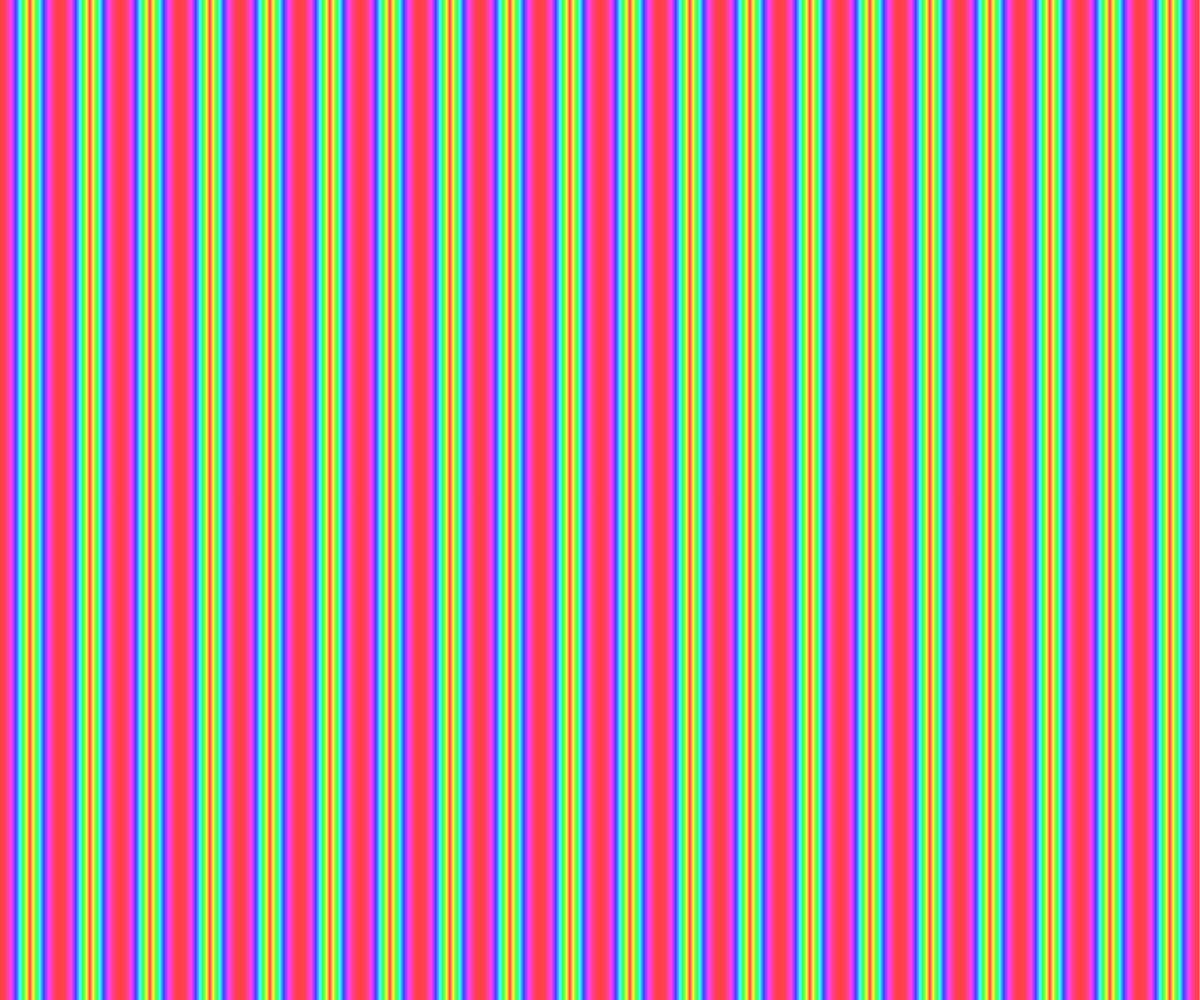
Frame 1 (no input)
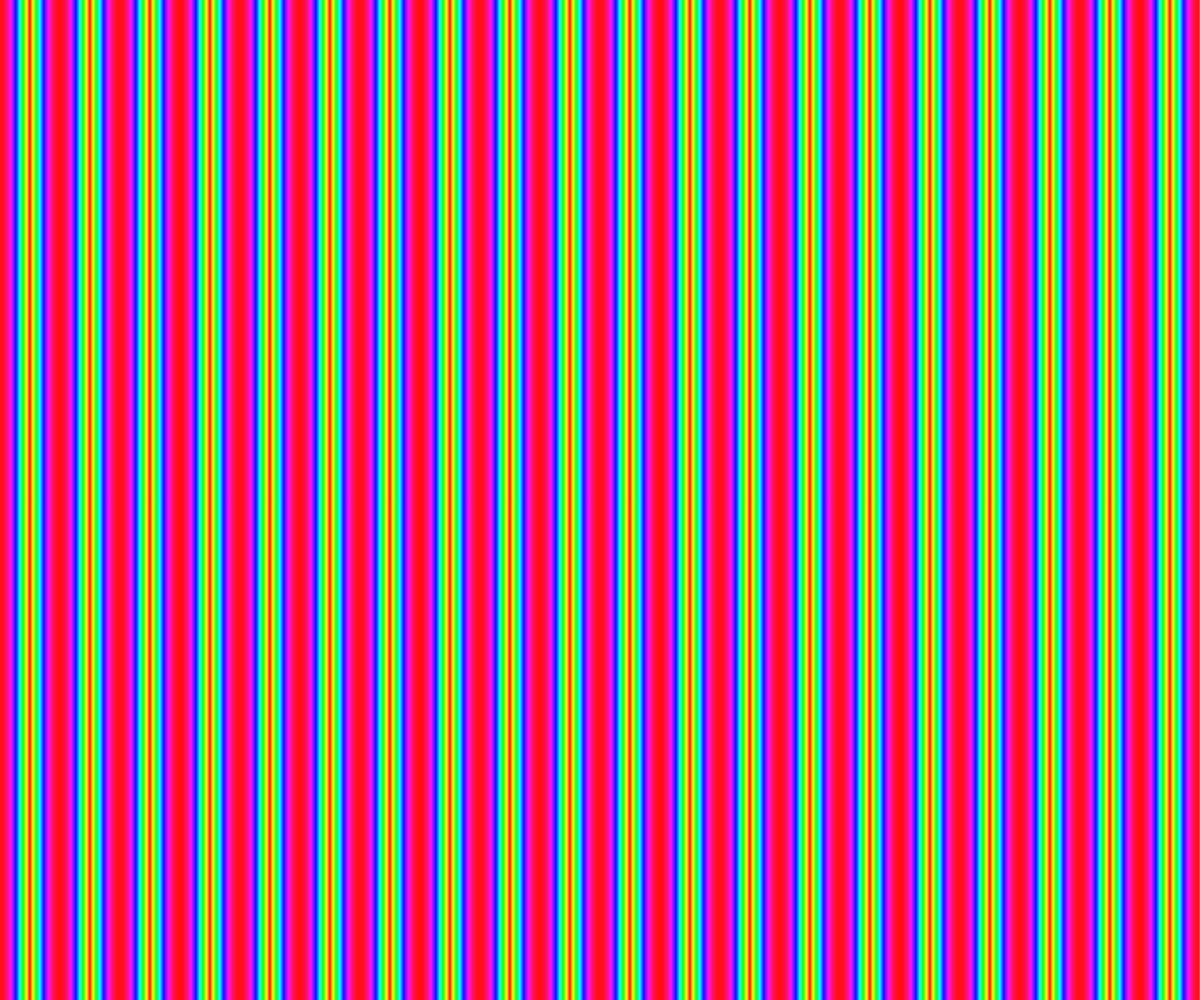
Frame 2 (the mouse pressed at the canvas centre, redrawn once)

The p5.js sketch that drew these frames (run headless with seeded random() and noise() and a simulated clock; the mouse was pressed at the canvas centre and the sketch redrawn once):

// p5.js sketch
// ── sketch.js
var coswave = [];
var radius = 10;
function setup() {

  createCanvas(windowWidth, windowHeight);
  for (var i = 0; i < width; i++) {
    var amount = map(i, 0, width, 0, 2*PI*radius);
    coswave[i] = abs(cos(amount));
  }
  background(255);
  colorMode(HSB,360,1,1);
  noLoop();

}

function draw() {
  var y1 = 0;
  var y2 = height;
  for (var i = 0; i < width; i++) {
    stroke(coswave[i]*360,1,1);
    line(i, y1, i, y2);
  }


}
